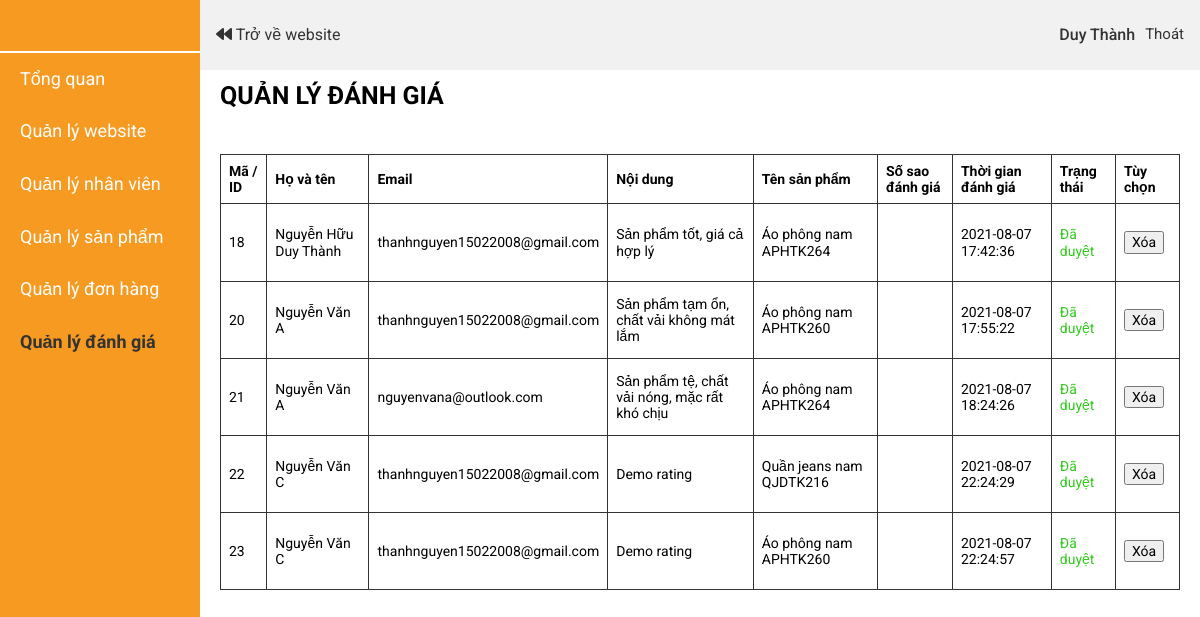
The page /?controller=quanlydanhgia (signed in) on the database as committed earlier.
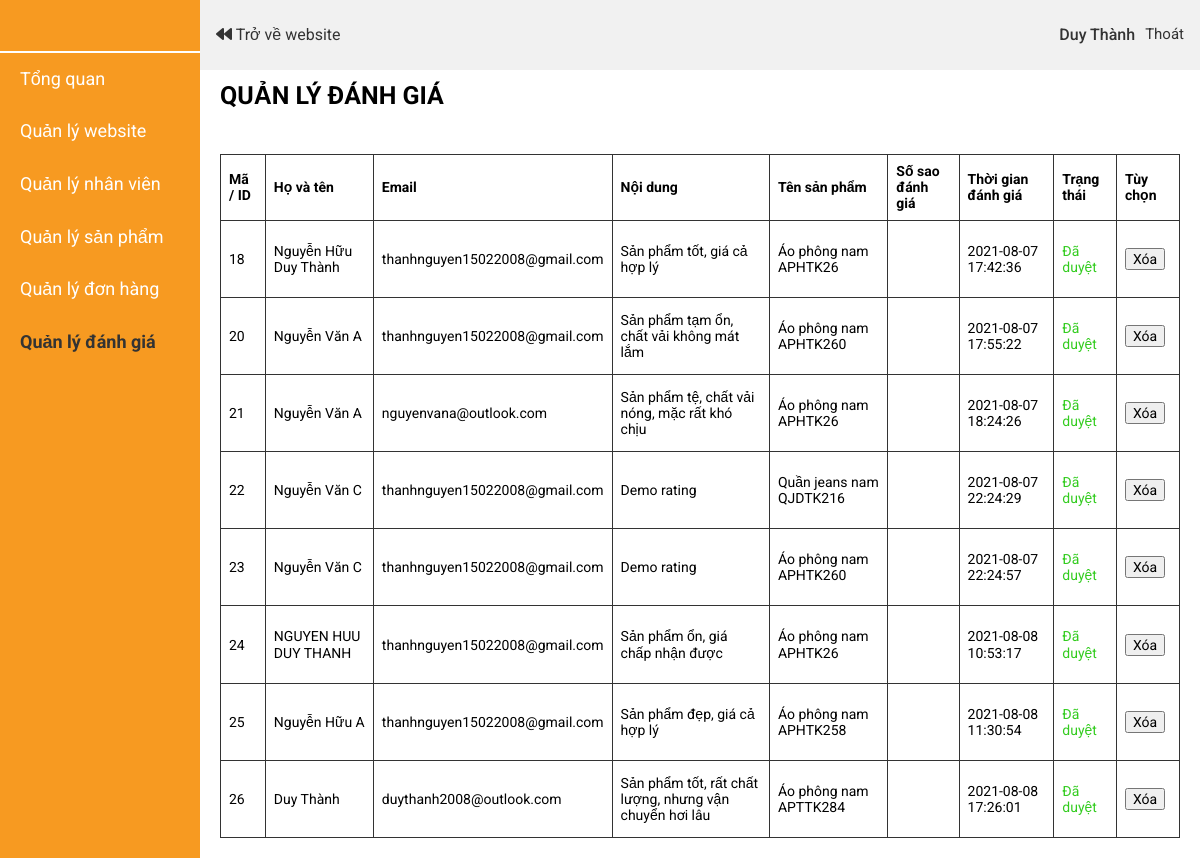
The same page on the database as committed later.
### tables this page shows
CREATE TABLE `rating` (
  `id` int(11) NOT NULL,
  `product_id` int(11) DEFAULT NULL,
  `rate` float DEFAULT NULL,
  `fullname` varchar(100) DEFAULT NULL,
  `email` varchar(100) DEFAULT NULL,
  `content` varchar(1000) DEFAULT NULL,
  `time_rate` datetime DEFAULT NULL,
  `user_id` int(11) DEFAULT NULL,
  `status` int(11) DEFAULT NULL
);

CREATE TABLE `product` (
  `id` int(11) NOT NULL,
  `name` varchar(200) DEFAULT NULL,
  `price` int(11) DEFAULT NULL,
  `image` varchar(200) DEFAULT NULL,
  `description` varchar(1000) DEFAULT NULL,
  `qty` int(11) DEFAULT NULL,
  `catalog` int(11) DEFAULT NULL,
  `total_rate` float DEFAULT NULL,
  `rate_times` int(11) DEFAULT NULL,
  `image2` varchar(200) DEFAULT NULL,
  `image3` varchar(200) DEFAULT NULL,
  `image4` varchar(200) DEFAULT NULL
);

### Controller/C-quanlydanhgia.php (called while the page is built, shortened)
<?php
    $rating_confirmed = $database->get('rating', array('status'=>1));
    require_once './View/V-quanlydanhgia.php';
?>

### Model/M-database.php (called while the page is built, shortened)
<?php
    class database{
        protected $conn= null;
        protected $host='localhost';
        protected $user='root';
        protected $pass='';
        protected $dbname='fashiongenz';
        public function connect(){
             $this->conn = new mysqli($this->host,$this->user,$this->pass,$this->dbname);
        }
        public function get($table,$condition=array()){
          $sql= "SELECT * FROM $table ";
          if(!empty($condition)){
               $sql.="WHERE";
               foreach ($condition as $key => $value){
                    $sql.= " $key = '$value' AND";
               }
               $sql= trim($sql,"AND");
          }
          $query = mysqli_query($this->conn, $sql);
          $result=array();
          if ($query){
               while ($row= mysqli_fetch_assoc($query)){
                    $result[]=$row;
               }
          }
          return $result;
     }
    }
?>

### View/V-quanlydanhgia.php (the view, shortened to what the changed rows need)
<!DOCTYPE html>
<html lang="en">
<head>
    <link rel="stylesheet" href="./Assets/Css/grid.css">
    <link rel="stylesheet" href="./Assets/Css/responsive.css">
    <link rel="stylesheet" href="./Assets/Css/base.css">
    <link rel="stylesheet" href="./Assets/Css/main.css">
    <link rel="stylesheet" href="https://cdnjs.cloudflare.com/ajax/libs/rateYo/2.3.2/jquery.rateyo.min.css">
    <link rel="stylesheet" href="https://cdnjs.cloudflare.com/ajax/libs/normalize/8.0.1/normalize.min.css" />
    <link rel="stylesheet" href="./Assets/Fonts/fontawesome-free-5.15.3-web/css/all.min.css">
</head>
<body>
    <div class="grid">
        <div class="row no-gutters">
            <div class="col l-10 m-12 c-12">
                <div class="admin-content">
                    <div class="row no-gutters">
                        <div class="col l-12 m-12 c-12">
                            <h3 class="admin-content__heading">Quản lý đánh giá</h3><br>
                            <div class="admin__product">
                                <table class="admin__product-table">
                                    <thead>
                                        <tr>
                                            <th class="admin__product-table-th">Mã / ID</th>
                                            <th class="admin__product-table-th">Họ và tên</th>
                                            <th class="admin__product-table-th">Email</th>
                                            <th class="admin__product-table-th">Nội dung</th>
                                            <th class="admin__product-table-th">Tên sản phẩm</th>
                                            <th class="admin__product-table-th">Số sao đánh giá</th>
                                            <th class="admin__product-table-th">Thời gian đánh giá</th>
                                            <th class="admin__product-table-th">Trạng thái</th>
                                            <th class="admin__product-table-th">Tùy chọn</th>
                                        </tr>
                                    </thead>
                                    <tbody>
                                        <?php foreach($rating_confirmed as $key => $value){ ?>
                                        <tr>
                                            <td class="admin__product-table-td"><?php echo $value['id'] ?></td>
                                            <td class="admin__product-table-td"><?php echo $value['fullname']?></td>
                                            <td class="admin__product-table-td"><?php echo $value['email']?></td>
                                            <td class="admin__product-table-td"><?php echo $value['content']?></td>
                                            <td class="admin__product-table-td">
                                                <?php $product_rating= $database->get('product',array('id'=>$value['product_id']));
                                                      echo $product_rating[0]['name'];
                                                ?>
                                            </td>
                                            <td class="admin__product-table-td"><div class="rateResult" data-rateyo-rating="<?php echo $value['rate']; ?>"></td>
                                            <td class="admin__product-table-td"><?php echo $value['time_rate']?></td>
                                            <td class="admin__product-table-td">
                                                <?php if ($value['status']==0){?>
                                                    <p style='color: red'>Chưa duyệt</p>
                                                <?php }else{ ?>
                                                    <p style='color: #33CC1F'>Đã duyệt</p>
                                                <?php } ?>
                                            </td>
                                            <td class="admin__product-table-td">
                                                <input onclick="window.location ='?controller=xulidanhgia&method=del&id=<?php echo $value['id']; ?>'" type="button" class="btn-option" value="Xóa">
                                            </td>
                                        </tr>
                                        <?php } ?>
                                    </tbody>
                                </table>
                            </div>
                        </div>
                    </div>
                </div>
            </div>
        </div>
    </div>
</body>
</html>

Rows that differ between the two databases and show on the page:
changed through a linked row, rating "Nguyễn Hữu Duy Thành": product.name "Áo phông nam APHTK264" → "Áo phông nam APHTK26"
changed through a linked row, rating "nguyenvana@outlook.com": product.name "Áo phông nam APHTK264" → "Áo phông nam APHTK26"
added rating: id "24", fullname "NGUYEN HUU DUY THANH", email "thanhnguyen15022008@gmail.com", content "Sản phẩm ổn, giá chấp nhận được", product.name "Áo phông nam APHTK26", time_rate "2021-08-08 10:53:17", status "Đã duyệt"
added rating: id "25", fullname "Nguyễn Hữu A", email "thanhnguyen15022008@gmail.com", content "Sản phẩm đẹp, giá cả hợp lý", product.name "Áo phông nam APHTK258", time_rate "2021-08-08 11:30:54", status "Đã duyệt"
added rating: id "26", fullname "Duy Thành", email "duythanh2008@outlook.com", content "Sản phẩm tốt, rất chất lượng, nhưng vận chuyển hơi lâu", product.name "Áo phông nam APTTK284", time_rate "2021-08-08 17:26:01", status "Đã duyệt"
